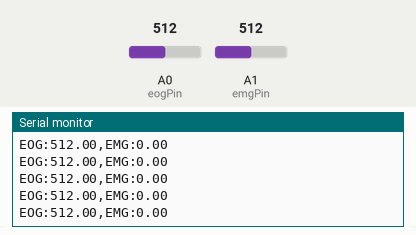
Simulated run of this sketch. Board: Arduino Uno, built with avr-gcc and run on an emulated ATmega328P. Shown: the last lines printed to the serial monitor. The test bench sets the inputs (shaded band); at power-on: A1 (emgPin) = 512, A0 (eogPin) = 512.

Above: at 4.2 s.
4.3 s: A1 (emgPin) set to 538
At 5.3 s:
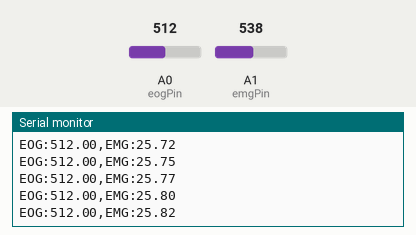
5.8 s: A1 (emgPin) set to 521
At 6.7 s:
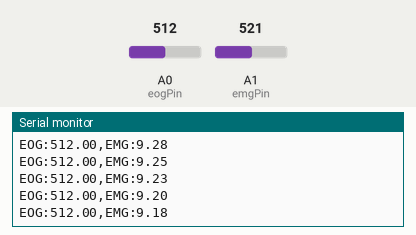
Timing chart, 0 to 8.8 s (numbered marks = the images above; inputs shaded):
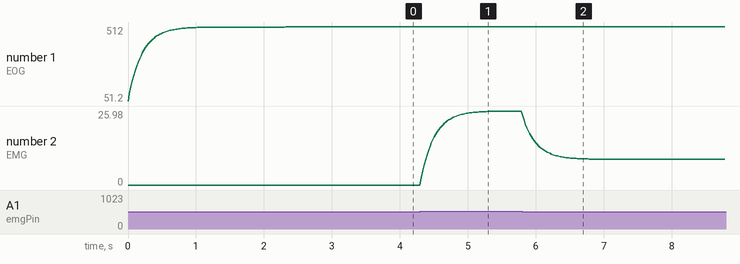

The sketch:

sensor_input.ino
```cpp
// Electrode placement:
// White on mastoid bone, red on left temple, white on right temple
// Pins: GND (black), 3.3V (red), signal (purple → A0)

const int eogPin = A0;
const int emgPin = A1;

// --- EOG ---
float eogFiltered = 0;

// --- EMG ---
float emgEnvelope = 0;
int emgBaseline = 512;

void setup() {
  Serial.begin(115200);

  // Optional: better baseline initialization
  emgBaseline = analogRead(emgPin);
}

void loop() {
  int eogRaw = analogRead(eogPin);
  int emgRaw = analogRead(emgPin);

  // ===== EOG smoothing =====
  eogFiltered = 0.9 * eogFiltered + 0.1 * eogRaw;

  // ===== EMG envelope =====
  int centered = emgRaw - emgBaseline;
  float rectified = abs(centered);
  emgEnvelope = 0.9 * emgEnvelope + 0.1 * rectified;

  // ===== Baseline tracking (only when relaxed) =====
  if (emgEnvelope < 10) {
    emgBaseline = 0.999 * emgBaseline + 0.001 * emgRaw;
  }

  // ===== SERIAL OUTPUT (IMPORTANT FORMAT) =====
  Serial.print("EOG:");
  Serial.print(eogFiltered);
  Serial.print(",EMG:");
  Serial.println(emgEnvelope);

  delay(20); //
}
```

Measured:
- after the input at 4.3 s, the serial monitor: prints a new line at once (image 1)
- after the input at 5.8 s, the serial monitor: prints a new line at once (image 2)
- plotted number 2: 0 → 25.98 after the input at 4.3 s, 25.98 → 9 after the input at 5.8 s
